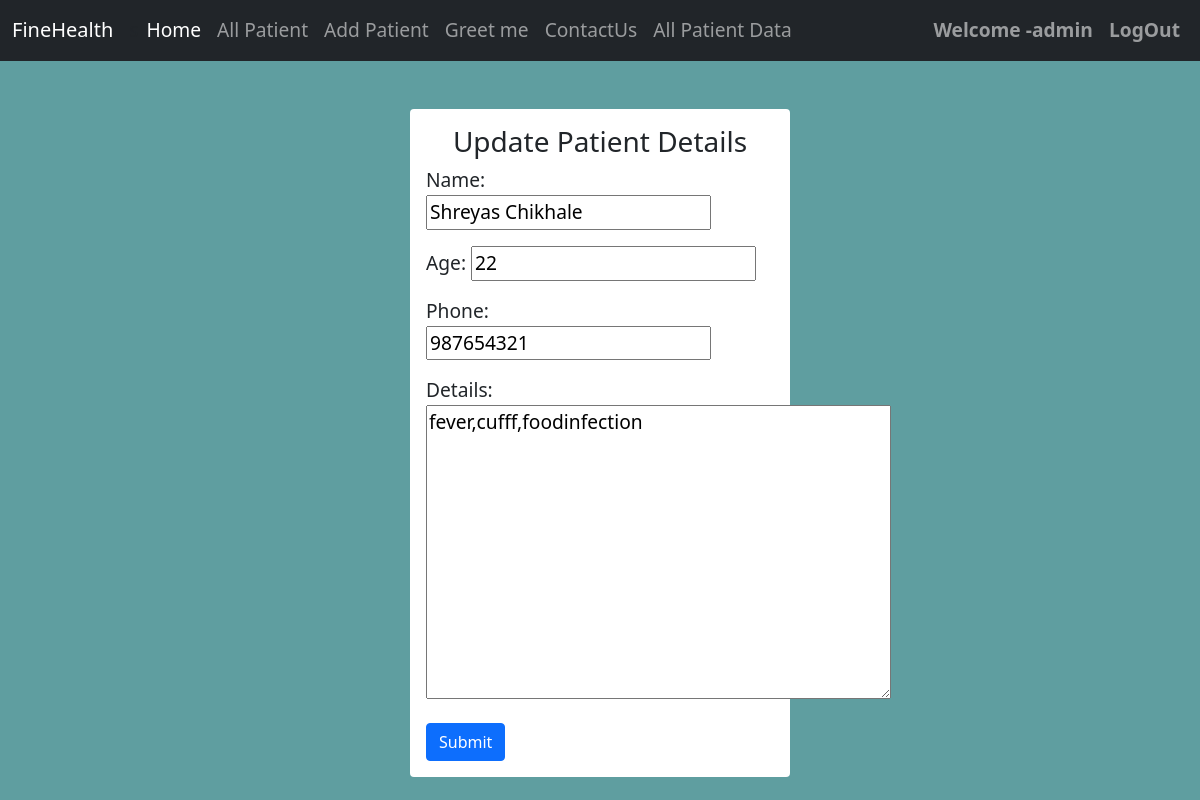
The page /UpdatePatient/9 (signed in) on the database as committed earlier.
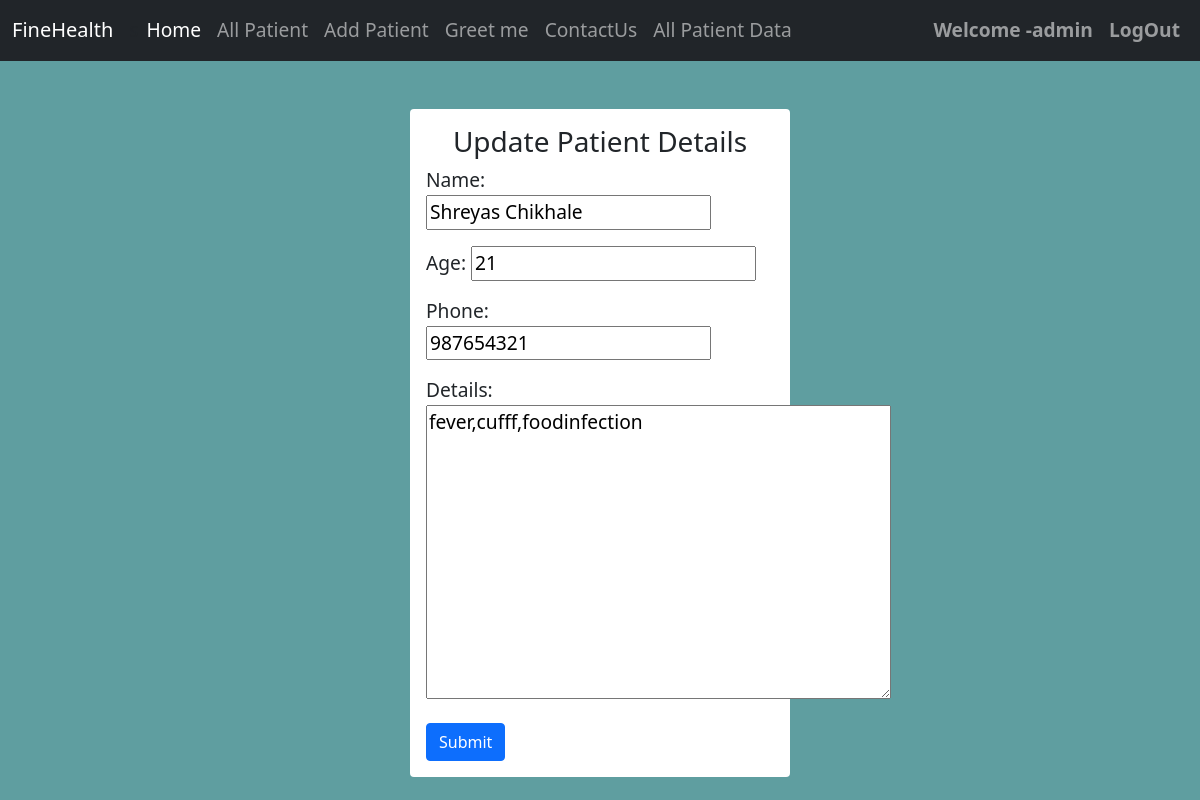
The same page on the database as committed later.
### P_app/models.py (models this page shows, shortened)
class Patient(models.Model):
    patient_id=models.AutoField(primary_key=True)
    name=models.CharField(max_length=50)
    age=models.CharField(max_length=2)
    phone=models.CharField(max_length=10)
    Details = models.TextField()
    visitdate=models.DateTimeField(auto_now=True)

### P_app/views.py (the view)
# urls.py: path('UpdatePatient/<int:pk>',UpdatePatientView.as_view(),name='UpdatePatient'),
class UpdatePatientView(UpdateView):
    model = Patient
    fields = '__all__'
    template_name = 'Update.html'
    success_url = '/AllPatient/'

### P_app/templates/update.html (shortened to what this page needs)
{% extends 'index.html' %}
{% block 'content' %}
<div class="container">
    <div >
      <div class="row justify-content-around">
        <form action="" method ='post' class="col-sm-4 mt-5 p-3 bg-white rounded">
          <h3 class='text-center'>Update Patient Details</h3>
          {{form.as_p}}
          <button type="submit" class="btn btn-primary">Submit</button>
        </form>
            </div>
    </div>
</div>
{% endblock %}

Rows that differ between the two databases and show on the page:
changed Patient "Shreyas Chikhale": age "22" → "21"
